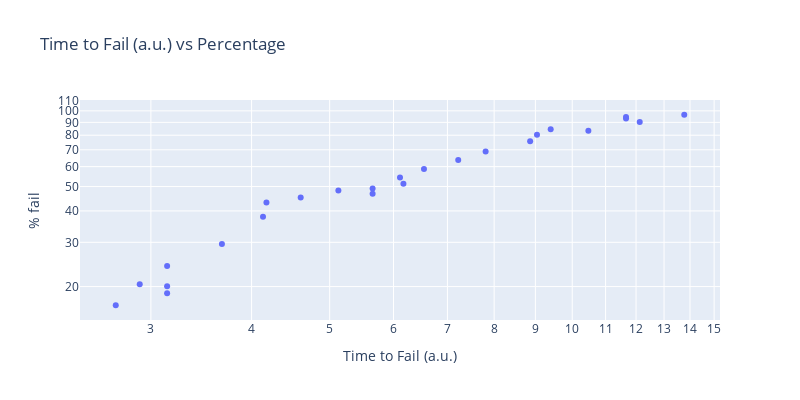

Notebook code for this chart:
### Code cell
px.scatter(fatigue_factor, x = "Time to Fail (a.u.)", y="Percentage", title="Time to Fail (a.u.) vs Percentage", log_x = True, log_y = True, labels={"Time to Fail (a.u.)":"Time to Fail (a.u.)", "Percentage":"% fail"}, width=800, height=400)

### Figure 1 — Plotly figure (JSON) as saved in the notebook; plotly's stock layout.template omitted (floating-point values rounded to 4 significant figures)
{"data": [{"hovertemplate": "Time to Fail (a.u.)=%{x}<br>% fail=%{y}<extra></extra>", "legendgroup": "", "marker": {"color": "#636efa", "symbol": "circle"}, "mode": "markers", "name": "", "orientation": "v", "showlegend": false, "type": "scatter", "x": [2.713, 2.906, 3.142, 3.142, 3.142, 3.675, 4.133, 4.173, 4.603, 5.126, 5.653, 5.653, 6.113, 6.173, 6.546, 7.219, 7.807, 8.866, 9.042, 9.403, 10.47, 11.66, 11.66, 12.13, 13.77], "xaxis": "x", "y": [16.86, 20.42, 18.82, 20.07, 24.16, 29.51, 37.88, 43.23, 45.19, 48.22, 46.79, 49.11, 54.28, 51.25, 58.73, 63.72, 68.89, 75.66, 80.29, 84.57, 83.32, 93.3, 94.55, 90.27, 96.51], "yaxis": "y"}], "layout": {"height": 400, "legend": {"tracegroupgap": 0}, "title": {"text": "Time to Fail (a.u.) vs Percentage"}, "width": 800, "xaxis": {"anchor": "y", "domain": [0, 1], "title": {"text": "Time to Fail (a.u.)"}, "type": "log"}, "yaxis": {"anchor": "x", "domain": [0, 1], "title": {"text": "% fail"}, "type": "log"}}}
